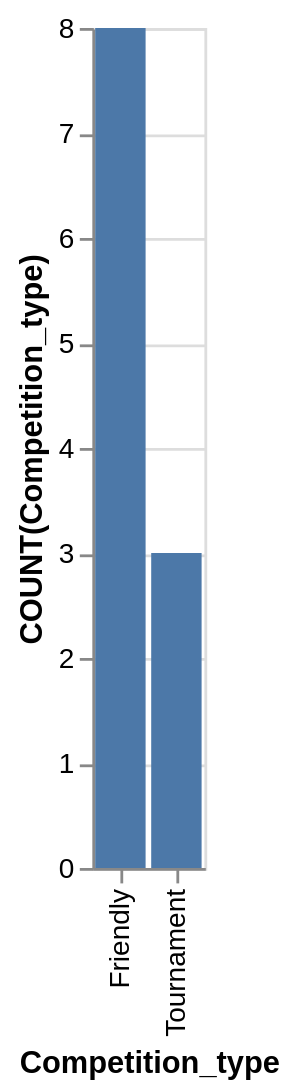

Specify this chart in Vega-Lite:
### Vega-Lite specification from a JSON file in a GitHub repository (floating-point values rounded to 4 significant figures)
{"data": {"values": [{"x_data": "Friendly", "y_data": 8}, {"x_data": "Tournament", "y_data": 3}]}, "mark": "bar", "encoding": {"x": {"field": "x_data", "type": "nominal", "title": "Competition_type", "sort": "ascending"}, "y": {"field": "y_data", "type": "quantitative", "title": "COUNT(Competition_type)"}}}
